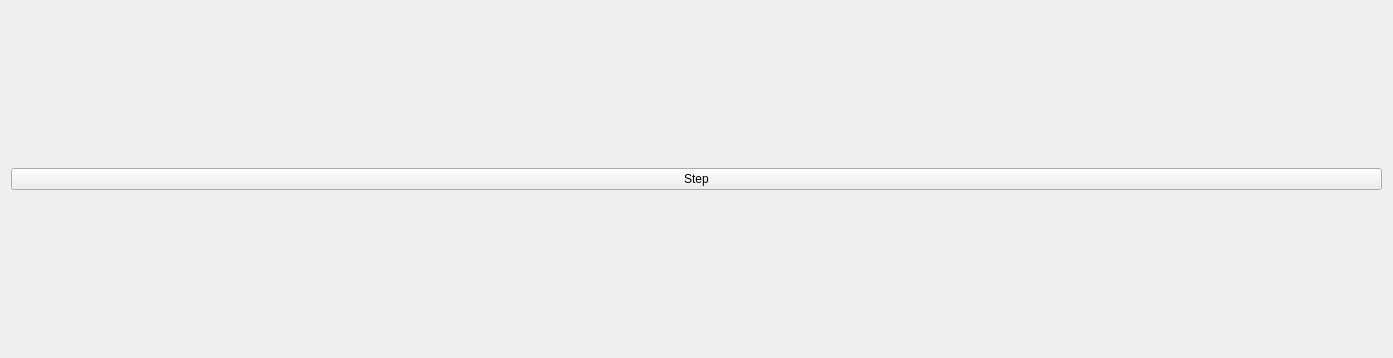
<?xml version="1.0" encoding="UTF-8"?>
<ui version="4.0">
 <class>StepByStepWidget</class>
 <widget class="QWidget" name="StepByStepWidget">
  <property name="geometry">
   <rect>
    <x>0</x>
    <y>0</y>
    <width>1393</width>
    <height>358</height>
   </rect>
  </property>
  <property name="windowTitle">
   <string>StepByStepWidget</string>
  </property>
  <layout class="QVBoxLayout" name="verticalLayout">
   <item>
    <layout class="QHBoxLayout" name="layout"/>
   </item>
   <item>
    <widget class="QPushButton" name="step">
     <property name="text">
      <string>Step</string>
     </property>
    </widget>
   </item>
  </layout>
 </widget>
 <layoutdefault spacing="6" margin="11"/>
 <resources/>
 <connections/>
</ui>
